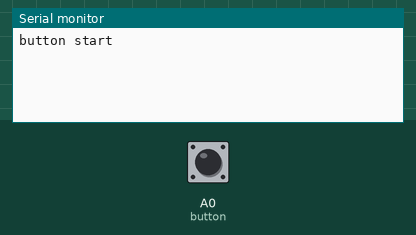
A sketch run on a simulated Arduino Uno, built with avr-gcc and run on an emulated ATmega328P. Shown: the last lines printed to the serial monitor. The test bench sets the inputs (shaded band); at power-on: A0 (button) HIGH. No radio packets arrive unless stated.

Above: at 1.2 s.
1.3 s: A0 (button) pulled LOW for 0.15 s
At 2.5 s:
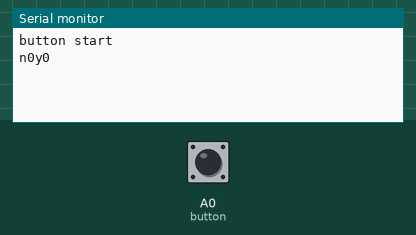
3.0 s: A0 (button) pulled LOW for 1 s
At 4.4 s:
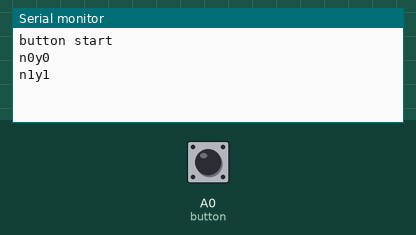
5.5 s: A0 (button) pulled LOW for 0.15 s
At 6.9 s:
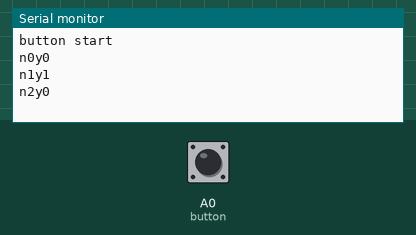

Measured:
- after the input at 1.3 s, the serial monitor: prints a new line after 0.20 s (image 1)
- after the input at 3.0 s, the serial monitor: prints a new line after 1.0 s (image 2)
- after the input at 5.5 s, the serial monitor: prints a new line after 0.20 s (image 3)

The sketch:

button_nrf.ino
```cpp
#include<SPI.h>
#include"RF24.h"

RF24 rf24(7,8);

const byte addr[]="1Node";
char Y='0';
char msg[32]={'\0'};
int n=0;
int button=A0;
boolean STATE = false; //是否觸發button
unsigned long previous = 0; //觸發時button的時間
unsigned long current = 0; //當前的時間
void setup() {
  Serial.begin(9600);
  pinMode(button,INPUT_PULLUP);
  Serial.println("button start");
  rf24.begin();
  rf24.setChannel(60);       // 設定頻道編號
  rf24.openWritingPipe(addr); // 設定通道位址
  rf24.setDataRate(RF24_250KBPS); // 設定傳輸速率
  rf24.stopListening();       // 停止偵聽；設定成發射模式
}

void loop() {
  if(digitalRead(button)==LOW){ //按下button時進入
     delay(100);//處理button彈跳的問題
     if(STATE == false){ //當第一下觸發button
        previous = millis(); //設定按下button的時間點
        STATE = true; //表示已經按button了
        Y='0';
       }
     else{
        current = millis(); //設定當前的時間點，也就是持續按壓button的時刻
        if(STATE == true && current-previous >= 500) //若連續按壓超過0.5s
           Y='1';
      }
    }
  else{
    if(STATE==true){
      msg[n]=Y;
      Serial.println((String)+"n"+n+"y"+Y);
      n++;
      if(n==32){
        rf24.write(&msg,sizeof(msg));
        Serial.println(msg);
        for(int k=0;k<n;k++){
          msg[k]='\0';
        }
        n=0;
      }
    }
    STATE =false; //若放開button，則將狀態重設為false
  }
}
```
